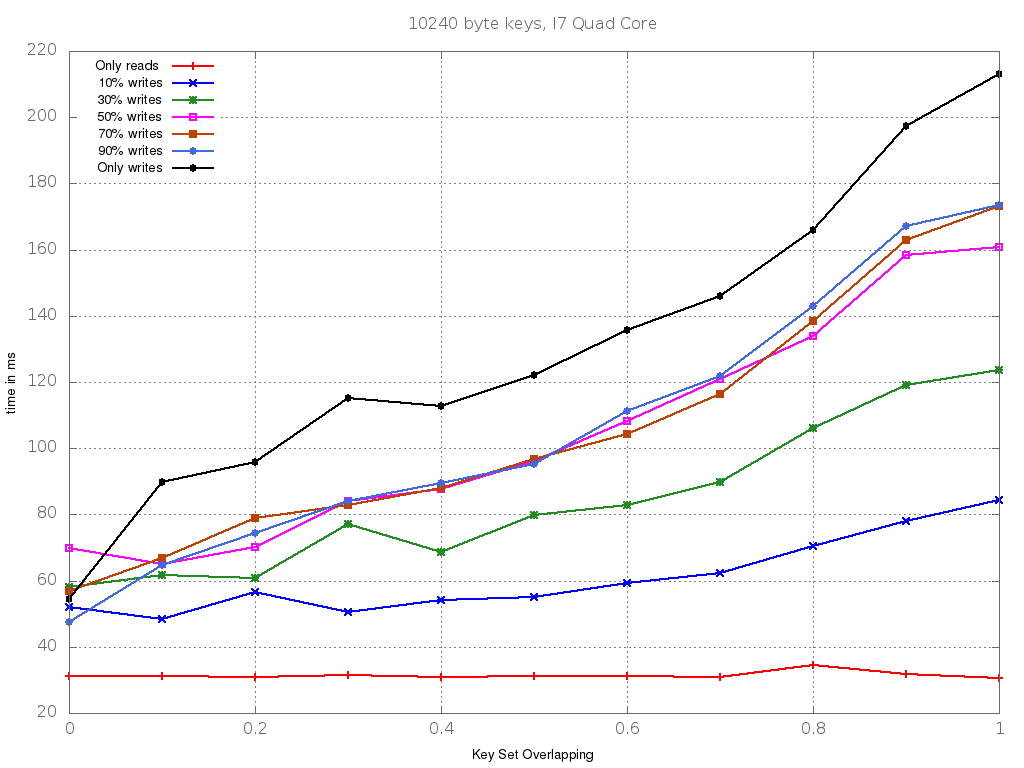

Reproduce this figure in gnuplot.
#set style line 1 lt 1 lc rgb "#FF0000" lw 3 # red
set terminal png size 1024,768 font "Helvetica, 10" lw 1
set ylabel font "Helvetica, 10"
set output "combined_graph_10240.png";
set ylabel 'time in ms' font 'Helvetica, 10' textcolor rgb '#000000';
set xlabel 'Key Set Overlapping' font 'Helvetica, 10' textcolor rgb '#000000';
set style line 12 lc rgb '#808080' lt 0 lw 1
set style line 11 lc rgb '#808080' lt 0 lw 1
set grid back ls 11 
set title "10240 byte keys, I7 Quad Core"
set key top left;
set yrange [:];
set xrange [:];
plot '100_10240_16_500000_0_0.0-1.0_100.txt' using ($1):($2*0.000001):($3*0.000001):($4*0.000001) with linespoints ps 1 title 'Only reads ',\
	'100_10240_16_500000_10_0.0-1.0_100.txt' using ($1):($2*0.000001):($3*0.000001):($4*0.000001) with linespoints ps 1 title '10% writes',\
	'100_10240_16_500000_30_0.0-1.0_100.txt' using ($1):($2*0.000001):($3*0.000001):($4*0.000001) with linespoints ps 1 title '30% writes',\
	'100_10240_16_500000_50_0.0-1.0_100.txt' using ($1):($2*0.000001):($3*0.000001):($4*0.000001) with linespoints ps 1 title '50% writes',\
	'100_10240_16_500000_70_0.0-1.0_100.txt' using ($1):($2*0.000001):($3*0.000001):($4*0.000001) with linespoints ps 1 title '70% writes',\
	'100_10240_16_500000_90_0.0-1.0_100.txt' using ($1):($2*0.000001):($3*0.000001):($4*0.000001) with linespoints ps 1 title '90% writes',\
	'100_10240_16_500000_100_0.0-1.0_100.txt' using ($1):($2*0.000001):($3*0.000001):($4*0.000001) with linespoints ps 1 title 'Only writes';
